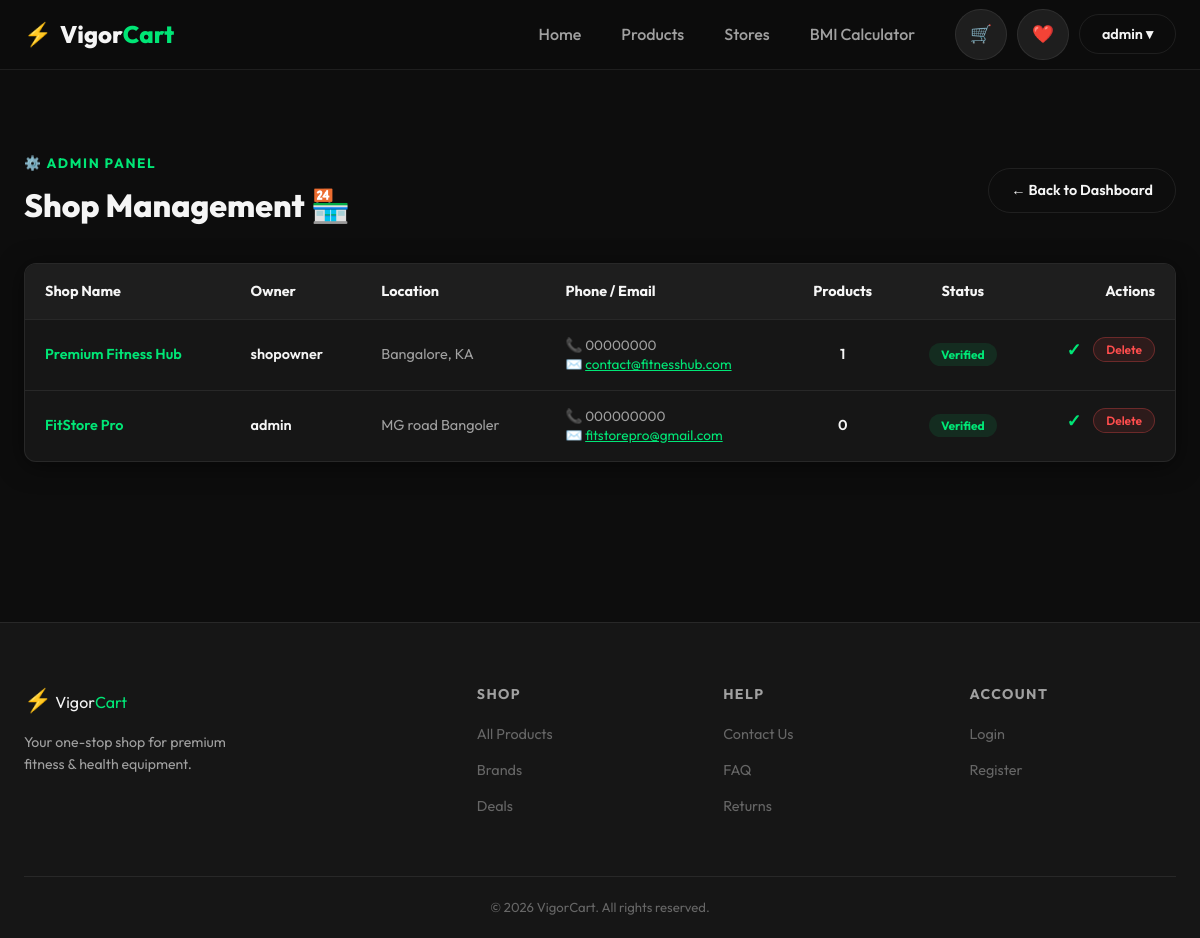
/admin-dashboard/shops/ (signed in), run on the app's committed database.
### store/models.py (models this page shows, shortened)
class User(AbstractUser):
    IS_CUSTOMER = 'customer'
    IS_SHOP_OWNER = 'shop_owner'
    IS_ADMIN = 'admin'
    ROLE_CHOICES = [
        (IS_CUSTOMER, 'Customer'),
        (IS_SHOP_OWNER, 'Shop Owner'),
        (IS_ADMIN, 'Admin'),
    ]
    role = models.CharField(max_length=20, choices=ROLE_CHOICES, default=IS_CUSTOMER)
    phone_number = models.CharField(max_length=100, blank=True, null=True)
    address = models.TextField(blank=True, null=True)
    email = models.EmailField(unique=True)

class Shop(models.Model):
    owner = models.ForeignKey(User, on_delete=models.CASCADE, related_name='owned_shops', null=True)
    name = models.CharField(max_length=255)
    email = models.EmailField(unique=True)
    password = models.CharField(max_length=255)
    phone_number = models.CharField(max_length=100)
    opening_hours = models.CharField(max_length=100)
    location = models.CharField(max_length=100)
    status = models.CharField(max_length=20, default='Pending') # Default status
    is_verified = models.BooleanField(default=False)

### store/views.py (the view)
# urls.py: path('admin-dashboard/shops/', views.admin_shops, name='admin_shops'),
@staff_member_required
def admin_shops(request):
    shops_list = Shop.objects.all().annotate(product_count=Count('products')).order_by('-id')
    return render(request, 'store/admin_shops.html', {'shops': shops_list})

### store/templates/store/admin_shops.html (shortened to what this page needs)
{% extends 'store/base.html' %}
{% block content %}
<section class="section">
    <div class="container">
        <div style="display:flex;align-items:center;justify-content:space-between;margin-bottom:32px;flex-wrap:wrap;gap:16px;">
            <div>
                <span style="font-size:0.85rem;color:var(--primary);font-weight:700;text-transform:uppercase;letter-spacing:0.12em;">⚙️ Admin Panel</span>
                <h1 style="font-size:2rem;font-weight:800;margin-top:4px;">Shop Management 🏪</h1>
            </div>
            <a href="{% url 'admin_dashboard' %}" class="btn btn-outline">← Back to Dashboard</a>
        </div>
        {% if shops %}
        <div style="background:var(--bg-card);border:1px solid var(--border);border-radius:var(--radius);overflow:hidden;box-shadow:var(--shadow-card);">
            <div style="overflow-x:auto;">
                <table style="width:100%;border-collapse:collapse;font-size:0.9rem;text-align:left;">
                    <thead>
                        <tr style="background:var(--bg-elevated);color:var(--text-primary);">
                            <th style="padding:16px 20px;font-weight:700;">Shop Name</th>
                            <th style="padding:16px 20px;font-weight:700;">Owner</th>
                            <th style="padding:16px 20px;font-weight:700;">Location</th>
                            <th style="padding:16px 20px;font-weight:700;">Phone / Email</th>
                            <th style="padding:16px 20px;font-weight:700;text-align:center;">Products</th>
                            <th style="padding:16px 20px;font-weight:700;text-align:center;">Status</th>
                            <th style="padding:16px 20px;font-weight:700;text-align:right;">Actions</th>
                        </tr>
                    </thead>
                    <tbody>
                        {% for shop in shops %}
                        <tr style="border-top:1px solid var(--border);transition:background var(--transition);" onmouseover="this.style.background='rgba(255,255,255,0.02)'" onmouseout="this.style.background='transparent'">
                            <td style="padding:16px 20px;font-weight:600;color:var(--text-primary);">
                                <a href="{% url 'shop_detail' shop.id %}" style="color:var(--primary);text-decoration:none;">{{ shop.name }}</a>
                            </td>
                            <td style="padding:16px 20px;color:var(--text-secondary);">
                                {% if shop.owner %}
                                    <span style="font-weight:600;color:var(--text-primary);">{{ shop.owner.username }}</span>
                                {% else %}
                                    <span style="color:var(--text-muted);">No owner</span>
                                {% endif %}
                            </td>
                            <td style="padding:16px 20px;color:var(--text-secondary);">
                                {{ shop.location }}
                            </td>
                            <td style="padding:16px 20px;color:var(--text-secondary);font-size:0.85rem;line-height:1.4;">
                                📞 {{ shop.phone_number }}<br>
                                ✉️ <a href="mailto:{{ shop.email }}" style="color:var(--primary);text-decoration:underline;">{{ shop.email }}</a>
                            </td>
                            <td style="padding:16px 20px;text-align:center;font-weight:600;color:var(--text-primary);">
                                {{ shop.product_count }}
                            </td>
                            <td style="padding:16px 20px;text-align:center;">
                                <span style="
                                    padding:4px 12px;
                                    border-radius:50px;
                                    font-size:0.75rem;
                                    font-weight:700;
                                    {% if shop.is_verified %}
                                        background:rgba(0,230,118,0.1); color:var(--primary);
                                    {% else %}
                                        background:rgba(255,171,64,0.1); color:#ffab40;
                                    {% endif %}
                                ">
                                    {% if shop.is_verified %}Verified{% else %}Pending{% endif %}
                                </span>
                            </td>
                            <td style="padding:16px 20px;text-align:right;display:flex;justify-content:flex-end;align-items:center;gap:12px;">
                                {% if not shop.is_verified %}
                                    <a href="{% url 'verify_shop' shop.id %}" class="btn btn-primary btn-sm" style="font-size:0.75rem;">Verify Shop</a>
                                {% else %}
                                    <span style="color:var(--primary);font-size:1.1rem;font-weight:700;" title="Verified">✓</span>
                                {% endif %}
                                <form method="POST" action="{% url 'delete_shop' shop.id %}" style="display:inline;" onsubmit="return confirm('Are you sure you want to delete shop {{ shop.name }}? This action is permanent and will cascade-delete all products associated with this shop.')">
                                    <button type="submit" class="btn btn-sm" style="background:rgba(255,77,77,0.1); color:var(--danger); border:1px solid rgba(255,77,77,0.3); padding:4px 12px; border-radius:50px; font-size:0.75rem;">Delete</button>
                                </form>
                            </td>
                        </tr>
                        {% endfor %}
                    </tbody>
                </table>
            </div>
        </div>
        {% else %}
        <div style="text-align:center;padding:80px;color:var(--text-muted);background:var(--bg-card);border:1px solid var(--border);border-radius:var(--radius);">
            <div style="font-size:4rem;margin-bottom:16px;">🏪</div>
            <h2>No shops found</h2>
        </div>
        {% endif %}
    </div>
</section>
{% endblock %}

### store/templates/store/base.html (shortened to what this page needs)
{% load static %}
<!DOCTYPE html>
<html lang="en">
<head>
  <link rel="stylesheet" href="{% static 'store/css/index.css' %}">
</head>
<body>
  <nav class="navbar">
    <div class="nav-container">
      <a href="{% url 'home' %}" class="nav-logo">
        <span class="logo-icon">⚡</span>
        <span class="logo-text">Vigor<span class="logo-accent">Cart</span></span>
      </a>
      <ul class="nav-links">
        <li><a href="{% url 'home' %}" class="nav-link">Home</a></li>
        <li><a href="{% url 'products' %}" class="nav-link">Products</a></li>
        <li><a href="{% url 'home' %}#stores" class="nav-link">Stores</a></li>
        <li><a href="{% url 'bmi' %}" class="nav-link">BMI Calculator</a></li>
      </ul>
      <div class="nav-actions">
        {% if user.is_authenticated %}
        <a href="{% url 'cart' %}" class="btn btn-icon" title="Cart">🛒</a>
        <a href="{% url 'wishlist' %}" class="btn btn-icon" title="Wishlist">❤️</a>
        <div class="nav-dropdown">
          <button class="btn btn-outline">{{ user.username }} ▾</button>
        </div>
        {% else %}
        <a href="{% url 'login' %}" class="btn btn-outline">Login</a>
        <a href="{% url 'register' %}" class="btn btn-primary">Sign Up</a>
        {% endif %}
      </div>
    </div>
  </nav>
  <main>
    {% block content %}{% endblock %}
  </main>
  <footer class="footer">
    <div class="footer-container">
      <div class="footer-brand">
        <span class="logo-icon">⚡</span>
        <span class="logo-text">Vigor<span class="logo-accent">Cart</span></span>
        <p>Your one-stop shop for premium fitness & health equipment.</p>
      </div>
      <div class="footer-links">
        <h4>Shop</h4>
        <ul>
          <li><a href="{% url 'products' %}">All Products</a></li>
          <li><a href="#">Brands</a></li>
          <li><a href="#">Deals</a></li>
        </ul>
      </div>
      <div class="footer-links">
        <h4>Help</h4>
        <ul>
          <li><a href="#">Contact Us</a></li>
          <li><a href="#">FAQ</a></li>
          <li><a href="#">Returns</a></li>
        </ul>
      </div>
      <div class="footer-links">
        <h4>Account</h4>
        <ul>
          <li><a href="{% url 'login' %}">Login</a></li>
          <li><a href="{% url 'register' %}">Register</a></li>
        </ul>
      </div>
    </div>
    <div class="footer-bottom">
      <p>© 2026 VigorCart. All rights reserved.</p>
    </div>
  </footer>
</body>
</html>

### store/static/store/css/index.css (style rules this page uses)
:root { --primary: #00e676; --primary-dark: #00c853; --primary-glow: rgba(0, 230, 118, 0.25); --bg-dark: #0d0d0d; --bg-card: #161616; --bg-elevated: #1e1e1e; --text-primary: #f5f5f5; --text-secondary: #a0a0a0; --text-muted: #666; --border: rgba(255, 255, 255, 0.08); --danger: #ff4d4d; --warning: #ffab40; --shadow-card: 0 4px 24px rgba(0, 0, 0, 0.5); --shadow-glow: 0 0 24px var(--primary-glow); --radius: 12px; --radius-sm: 8px; --radius-pill: 50px; --nav-height: 70px; --transition: 0.25s ease; --font: 'Outfit', sans-serif; }
*, *::before, *::after { box-sizing: border-box; margin: 0; padding: 0; }
html { scroll-behavior: smooth; }
body { font-family: var(--font); background-color: var(--bg-dark); color: var(--text-primary); min-height: 100vh; line-height: 1.6; -webkit-font-smoothing: antialiased; }
a { text-decoration: none; color: inherit; }
ul { list-style: none; }
.navbar { position: sticky; top: 0; z-index: 1000; background: rgba(13, 13, 13, 0.9); backdrop-filter: blur(16px); -webkit-backdrop-filter: blur(16px); border-bottom: 1px solid var(--border); height: var(--nav-height); }
.nav-container { max-width: 1280px; margin: 0 auto; height: 100%; padding: 0 24px; display: flex; align-items: center; gap: 24px; }
.nav-logo { display: flex; align-items: center; gap: 8px; font-size: 1.5rem; font-weight: 800; flex-shrink: 0; }
.logo-icon { font-size: 1.4rem; }
.logo-accent { color: var(--primary); }
.nav-links { display: flex; gap: 8px; margin-left: auto; }
.nav-link { padding: 8px 16px; border-radius: var(--radius-pill); font-weight: 500; color: var(--text-secondary); transition: color var(--transition), background var(--transition); }
.nav-actions { display: flex; align-items: center; gap: 10px; flex-shrink: 0; }
.nav-dropdown { position: relative; }
.btn { display: inline-flex; align-items: center; justify-content: center; gap: 8px; padding: 10px 22px; border-radius: var(--radius-pill); font-family: var(--font); font-size: 0.9rem; font-weight: 600; cursor: pointer; border: none; transition: all var(--transition); white-space: nowrap; }
.btn-outline { background: transparent; color: var(--text-primary); border: 1px solid var(--border); }
.btn-icon { background: var(--bg-elevated); border: 1px solid var(--border); padding: 10px 14px; font-size: 1.1rem; border-radius: var(--radius-pill); }
.btn-sm { padding: 7px 16px; font-size: 0.8rem; }
.section { padding: 80px 24px; }
.container { max-width: 1280px; margin: 0 auto; }
.footer { background: var(--bg-card); border-top: 1px solid var(--border); padding: 60px 24px 0; margin-top: 80px; }
.footer-container { max-width: 1280px; margin: 0 auto; display: grid; grid-template-columns: 2fr 1fr 1fr 1fr; gap: 40px; padding-bottom: 48px; }
.footer-brand p { font-size: 0.88rem; color: var(--text-secondary); margin-top: 12px; max-width: 240px; line-height: 1.6; }
.footer-links h4 { font-size: 0.88rem; font-weight: 700; text-transform: uppercase; letter-spacing: 0.1em; margin-bottom: 16px; color: var(--text-secondary); }
.footer-links ul li { margin-bottom: 10px; }
.footer-links ul li a { font-size: 0.9rem; color: var(--text-muted); transition: color var(--transition); }
.footer-bottom { border-top: 1px solid var(--border); padding: 20px 0; text-align: center; font-size: 0.82rem; color: var(--text-muted); }

### data on the page
User: username "admin"
Shop: name "Premium Fitness Hub", owner.username "shopowner", location "Bangalore, KA", phone_number "00000000", email "contact@fitnesshub.com", product_count "1", is_verified "Verified"
Shop: name "FitStore Pro", owner.username "admin", location "MG road Bangoler", phone_number "000000000", email "fitstorepro@gmail.com", product_count "0", is_verified "Verified"
